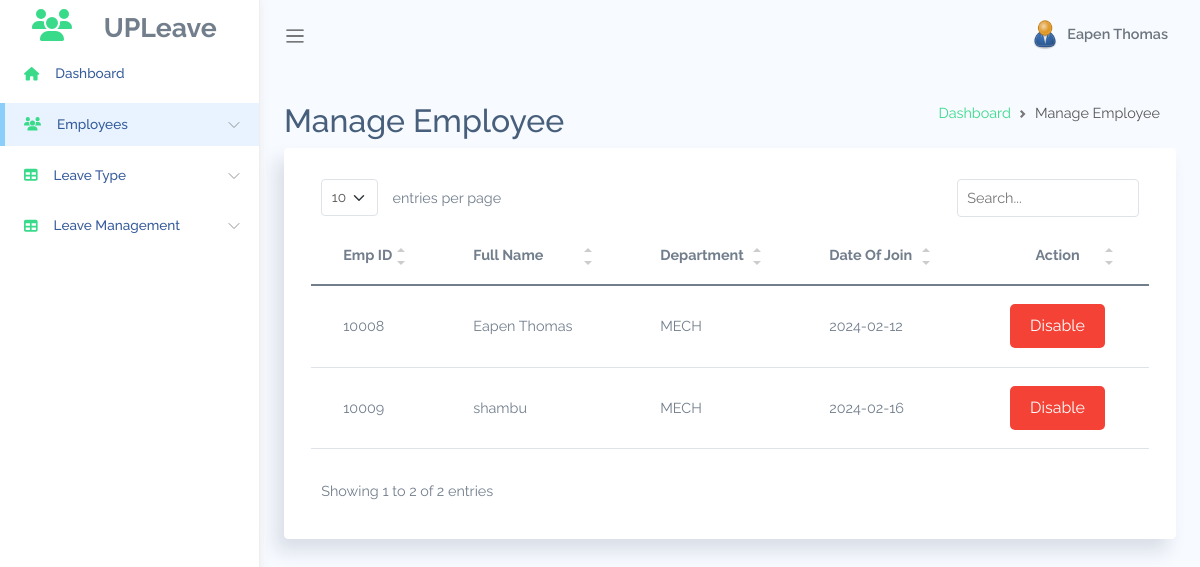
The app's page /manage_employee.php (signed in) with its own data.
### tables this page shows
CREATE TABLE `tbl_employee` (
  `emp_id` int(11) DEFAULT NULL,
  `empname` varchar(40) DEFAULT NULL,
  `email` varchar(40) DEFAULT NULL,
  `phone` varchar(15) DEFAULT NULL,
  `doj` date DEFAULT NULL,
  `status` tinyint(1) DEFAULT NULL,
  `dept_id` int(11) DEFAULT NULL,
  `post_id` int(11) DEFAULT NULL
);

CREATE TABLE `tbl_department` (
  `dept_id` int(11) NOT NULL,
  `deptname` varchar(30) DEFAULT NULL
);

### manage_employee.php (the view, shortened to what this page needs)
<?php
include 'conn.php';
if(isset($_SESSION['empid'])) {
$x=$_SESSION['name'];
$deptid=$_SESSION['deptid'];
                            ?>
<!DOCTYPE html>
<html lang="en">
<head>
    <link rel="stylesheet" href="assets/css/bootstrap.css">
    <link rel="stylesheet" href="assets/vendors/simple-datatables/style.css">
    <link rel="stylesheet" href="assets/vendors/perfect-scrollbar/perfect-scrollbar.css">
    <link rel="stylesheet" href="assets/css/app.css">
</head>
<body>
    <div id="app">
        <div id="sidebar" class='active'>
            <div class="sidebar-wrapper active">
                <div class="sidebar-header" style="height: 50px;margin-top: -30px">
                    <i class="fa fa-users text-success me-4"></i>
                    <span id="span01" style="font-size: smaller;">UPLeave</span>
                </div>
                <div class="sidebar-menu">
                    <ul class="menu">
                        <li class="sidebar-item ">
                            <a href="index.php" class='sidebar-link'>
                                <i class="fa fa-home text-success"></i>
                                <span>Dashboard</span>
                            </a>
                        </li>
                        <li class="sidebar-item active has-sub">
                            <a href="#" class='sidebar-link'>
                                <i class="fa fa-users text-success"></i>
                                <span>Employees</span>
                            </a>
                        </li>
                        <li class="sidebar-item  has-sub">
                            <a href="#" class='sidebar-link'>
                                <i class="fa fa-table text-success"></i>
                                <span>Leave Type</span>
                            </a>
                        </li>
                        <li class="sidebar-item  has-sub">
                            <a href="#" class='sidebar-link'>
                                <i class="fa fa-table text-success"></i>
                                <span>Leave Management</span>
                            </a>
                        </li>
                    </ul>
                </div>
            </div>
        </div>
        <div id="main">
            <nav class="navbar navbar-header navbar-expand navbar-light">
                <a class="sidebar-toggler" href="#"><span class="navbar-toggler-icon"></span></a>
                <div class="collapse navbar-collapse" id="navbarSupportedContent">
                    <ul class="navbar-nav d-flex align-items-center navbar-light ms-auto">
                        <li class="dropdown nav-icon">
                            <a href="#" data-bs-toggle="dropdown"
                                class="nav-link  dropdown-toggle nav-link-lg nav-link-user">
                            </a>
                        </li>
                        <li class="dropdown">
                            <a href="#" data-bs-toggle="dropdown"
                                class="nav-link dropdown-toggle nav-link-lg nav-link-user">
                                <div class="avatar me-1">
                                    <img src="assets/images/admin.png" alt="" srcset="">
                                </div>
                                <div class="d-none d-md-block d-lg-inline-block"><?php echo $x; ?></div>
                            </a>
                        </li>
                    </ul>
                </div>
            </nav>
            <div class="main-content container-fluid">
                <div class="page-title">
                    <div class="row">
                        <div class="col-12 col-md-6 order-md-1 order-last">
                            <h3>Manage Employee</h3>
                        </div>
                        <div class="col-12 col-md-6 order-md-2 order-first">
                            <nav aria-label="breadcrumb" class='breadcrumb-header'>
                                <ol class="breadcrumb">
                                    <li class="breadcrumb-item"><a href="index.php" class="text-success">Dashboard</a>
                                    </li>
                                    <li class="breadcrumb-item active" aria-current="page">Manage Employee</li>
                                </ol>
                            </nav>
                        </div>
                    </div>
                </div>
              <section class="section">
                <div class="card">
                    <div class="card-body">
                        <table class='table' id="table1">
                            <thead>
                                <tr>
                                    <th>Emp ID</th>
                                    <th>Full Name</th>
                                    <th>Department</th>
                                    <th>Date Of Join</th>
                                    <th><center>Action</center></th>
                                </tr>
                            </thead>
                            <tbody>
                                <?php
                                $sql="select * from tbl_employee where dept_id =$deptid and post_id = 4 ";
                                $result = $conn->query($sql);
                                if($result->num_rows > 0) {
                                    while ($row = $result->fetch_assoc()) {
                                        $eid = $row['emp_id'];
                                        $name=$row['empname'];
                                        $doj=$row['doj'];
                                        $stat=$row['status'];
                                        $dql="select deptname from tbl_department where dept_id = $deptid ;";
                                        $res=$conn->query($dql);
                                        $rows=$res->fetch_assoc();
                                        $dname=$rows['deptname'];
                                        echo "<tr>";
                                        echo "<td>$eid</td>";
                                        echo "<td>$name</td>";
                                        echo "<td>$dname</td>";
                                        echo "<td>$doj</td>";
                                        echo "<td>";
                                        echo "<form method='POST' action='#'>";
                                        if($stat == '1'){
                                        echo "<center><input type='submit' name='cancel' value='Disable' class='button button-decline'></center>";
                                        }
                                        echo "</form>";
                                        echo "</td>";
                                        echo "</tr>";
                                    }
                                }
                                ?>
                            </tbody>
                        </table>
                    </div>
                </div>
            </section>
            </div>
        </div>
    </div>
</body>
</html>
<?php
}else{
    header("Location: login.php");
    exit();
}
?>

### assets/css/app.css (style rules this page uses)
* { font-family: Raleway }
#app { position: relative }
#main { margin-left: 260px; background-color: #f7faff; min-height: 100vh; transition: margin-left .6s ease-out }
#main .main-content { padding: 2rem 1.5rem }
#main .main-content .page-title h3 { font-size: 2rem }
.breadcrumb-header .breadcrumb { justify-content: flex-end }
a { text-decoration: none }
a, button { outline: 0 }
.avatar { display: inline-flex; border-radius: 50%; text-align: center; vertical-align: middle; position: relative }
.avatar img { width: 32px; height: 32px; border-radius: 50% }
.dropdown-toggle:after { color: #fff }
#sidebar.active .sidebar-wrapper { left: 0 }
.sidebar-wrapper { width: 260px; height: 100vh; position: fixed; top: 0; z-index: 10; background-color: #fff; bottom: 0; border-right: 1px solid #eee; box-shadow: 0 0 10px #ececec; left: -260px; transition: left .6s ease-out }
.sidebar-wrapper .sidebar-header { padding: 2rem 2rem 1rem; font-size: 2rem; font-weight: 700 }
.sidebar-wrapper .menu { padding-left: 0; margin-top: 2rem }
.sidebar-wrapper .menu .sidebar-link { display: block; padding: .7rem 1.5rem; font-size: .85rem; display: flex; align-items: center; transition: all .5s }
.sidebar-wrapper .menu .sidebar-link>span { color: #053382; font-weight: 500; margin-left: 1rem; opacity: .8 }
.sidebar-wrapper .menu .sidebar-item { list-style: none; margin-top: .5rem; position: relative }
.sidebar-wrapper .menu .sidebar-item.has-sub .sidebar-link:after { position: absolute; color: #ccc; right: 15px; top: 12px; display: block }
.sidebar-wrapper .menu .sidebar-item.active .sidebar-link { background-color: #e8f3ff }
.sidebar-wrapper .menu .sidebar-item.active .sidebar-link:before { content: ""; position: absolute; left: 0; height: 100%; top: 0; bottom: 0; background-color: rgba(46, 170, 244, .5); width: 5px }
.card { box-shadow: -8px 12px 18px 0 rgba(25, 42, 70, .13); margin-bottom: 2.2rem }
.card .card-body { padding: 1.4rem 1.7rem }
.navbar { height: 70px; padding: 1.5rem }
.navbar .nav-link-user img { width: 30px }
.navbar.navbar-header li { display: flex; align-items: center }
.navbar.navbar-header li.nav-icon { margin-right: .4rem }
.navbar.navbar-header li.nav-icon .nav-link { display: block; padding: .4rem; border-radius: 50% }
.navbar.navbar-header .dropdown>a { color: #6c757d; font-weight: 600 }
.navbar.navbar-header .dropdown>a:after { display: none }
.dataTable-table td, .dataTable-table thead th, .table td, .table thead th { vertical-align: middle }
.dataTable-table thead th, .table thead th { border-bottom: 2px solid #475f7b }

### manage_employee.php (style rules this page uses)
.button { display: inline-block; padding: 10px 20px; font-size: 16px; text-align: center; cursor: pointer; border: none; border-radius: 5px; transition: background-color 0.3s ease; }
.button-decline { background-color: #f44336; color: white; }

### records on screen
tbl_employee: emp_id "10008", empname "Eapen Thomas", dept.deptname "MECH", doj "2024-02-12"
tbl_employee: emp_id "10009", empname "shambu", dept.deptname "MECH", doj "2024-02-16"

### other values on screen
$x "Eapen Thomas"
